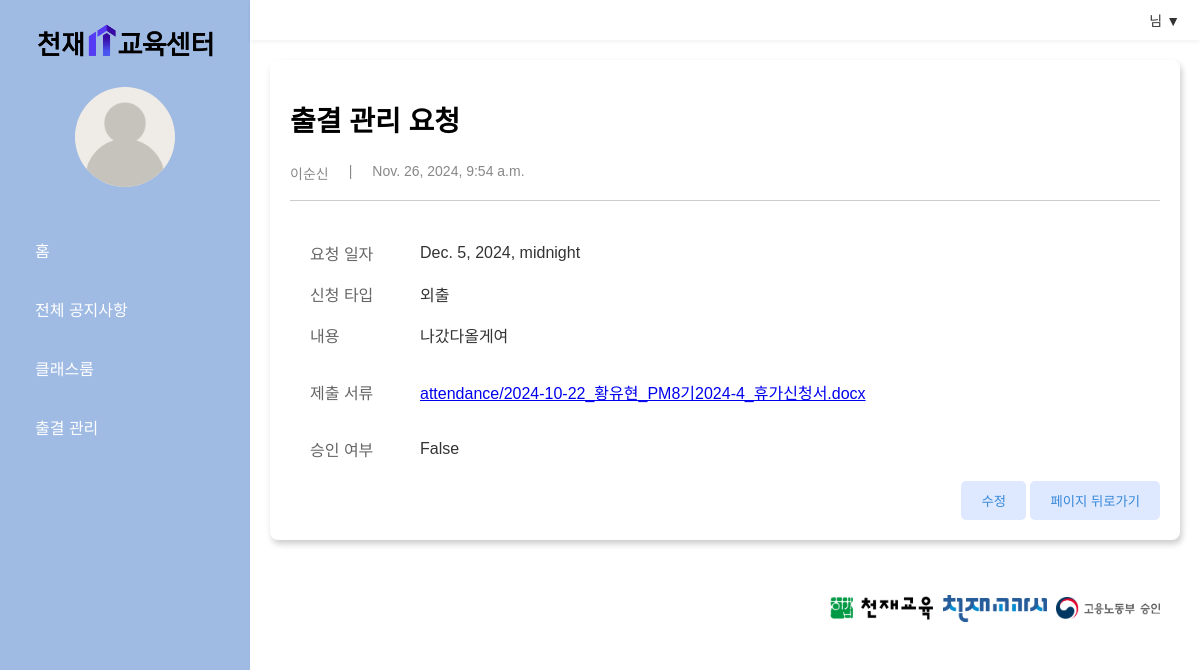
/attendance/requestdetails/7, run on the app's committed database.
### managementapp/models.py (models this page shows, shortened)
class AttendanceRequest(models.Model):
    title = models.TextField(max_length=300)
    writer = models.CharField(max_length=200)
    request_date = models.DateTimeField()
    request_type = models.CharField(max_length=30)
    content = models.TextField()
    files = models.FileField(upload_to='attendance/')
    rdate = models.DateTimeField()
    approval = models.BooleanField(default=False)

### managementapp/views.py (the view)
# urls.py: path('attendance/requestdetails/<int:id>',views.att_request_details, name='att_request_details'),
def att_request_details(request, id):
    template = loader.get_template('attendance/att_request_details.html')
    requests = AttendanceRequest.objects.get(id=id)
    context = {
        'requests': requests
    }
    return HttpResponse(template.render(context, request))

### managementapp/templates/attendance/att_request_details.html
{% extends "base.html" %}
{%load static%}
{% block content %}
<link rel="stylesheet" href="{% static 'css/content.css' %}">
<div class="notice-detail-container">
  <h1 class="notice-title">{{ requests.title }}</h1>
  <div class="notice-info">
    <p class="writer">{{ requests.writer }}</p>
    <p>|</p>
    <p class="rdate">{{ requests.rdate }}</p>
  </div>
  <div class="notice-details">
    <div class="notice-row">
      <span class="label">요청 일자</span>
      <span class="value">{{ requests.request_date }}</span>
    </div>
    <div class="notice-row">
      <span class="label">신청 타입</span>
      <span class="value">{{ requests.request_type }}</span>
    </div>
    <div class="notice-row">
      <span class="label">내용</span>
      <span class="value">{{ requests.content }}</span>
    </div>
    <div class="notice-row">
      <span class="label">제출 서류</span>
      {% if requests.files %}
          <p class="value">
            <a href="{{ requests.files.url }}" download="{{ requests.files.name }}">
              {{ requests.files.name }}
            </a>
          </p>
        {% endif %}
    </div>
    <div class="notice-row">
      <span class="label">승인 여부</span>
      <span class="value">{{ requests.approval }}</span>
    </div>
  </div>
  <div class="button-container">
    <button class="buttons" onclick="location.href='../request/update/{{ requests.id }}'">수정</button>
    <button class="buttons" onclick="location.href='../'">페이지 뒤로가기</button>
  </div>
</div>
{% endblock %}

### managementapp/static/css/base.css (style rules this page uses)
body { margin: 0; font-family: Arial, sans-serif; background-color: #fff; display: flex; flex-direction: column; }

### managementapp/static/css/content.css (style rules this page uses)
.notice-detail-container { padding: 20px; background-color: #fff; border-radius: 8px; box-shadow: 2px 4px 6px rgba(0.1, 0, 0, 0.2); }
.notice-title { font-size: 28px; font-weight: bold; margin-bottom: 10px; }
.notice-info { display: flex; justify-content: flex; gap: 20px; margin-bottom: 20px; border-bottom: 1px solid #ccc; padding-bottom: 3px; }
.notice-info p { color: #888; font-size: 14px; }
.button-container { margin-top: 20px; text-align: right; justify-content: flex-end; }
.buttons { display: inline-block; background-color: #DEE8FF; color: #3788D8; padding: 10px 20px; border: none; border-radius: 5px; cursor: pointer; }
.notice-details { margin-top: 40px; }
.notice-row { display: grid; grid-template-columns: 100px 1fr; gap: 10px; align-items: center; margin-bottom: 17px; margin-left: 20px; }
.notice-row .label { font-weight: semibold; color: #666; }
.notice-row .value { font-weight:semibold; color: #333; }

### data on the page
AttendanceRequest: title "출결 관리 요청", writer "이순신", rdate "Nov. 26, 2024, 9:54 a.m.", request_date "Dec. 5, 2024, midnight", request_type "외출", content "나갔다올게여", files.name "attendance/2024-10-22_황유현_PM8기2024-4_휴가신청서.docx", approval "False"
